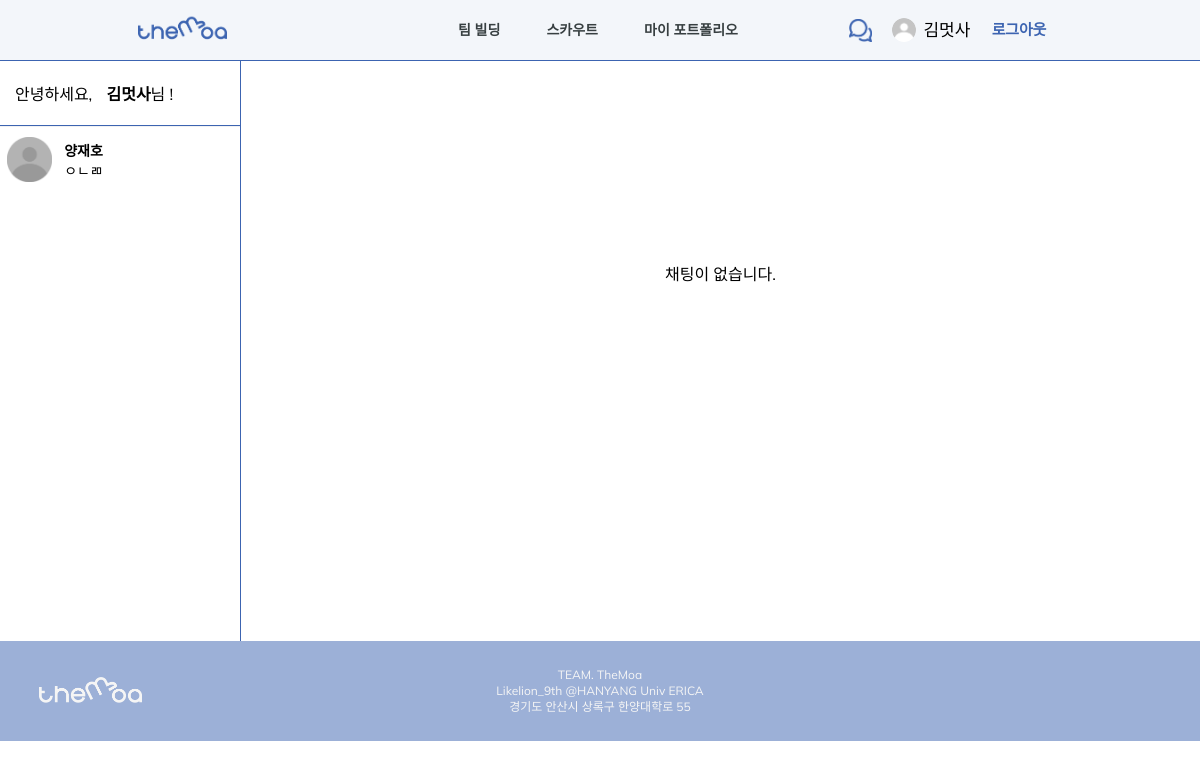
The page /chat/index/ (signed in) on the database its author committed.
### users/models.py (models this page shows)
class User(AbstractUser):
    image = models.ImageField(default="image/users/none/profile_default.png", upload_to="image/users" , blank=True, null=False)
    name = models.CharField(default='', max_length=300)
    birth_date = models.DateField(default=timezone.now)
    address_sido = models.CharField(default='', choices=LOCATE_CHOICES, max_length=200)
    address_gungu = models.CharField(default='', max_length=200)
    career = models.CharField(default='0', max_length=200, choices=CAREER_CHOICES)
    state = models.CharField(default='', blank=True, null=False, max_length=200, choices=STATE_CHOICES)
    role = MultiSelectField(default='Etc', choices=ROLE_CHOICES, max_choices=4, max_length=200)
    intro = models.TextField(default="", blank=True, null=False)

### chat/models.py (models this page shows)
class ChatList(models.Model):
    title = models.CharField(max_length=200)
    first_user_id = models.CharField(max_length=300)
    second_user_id = models.CharField(max_length=300)
    chat_room_id = models.CharField(max_length=400)
    opp_name = models.CharField(max_length=200, default='')

class ChatLog(models.Model):
    chat_room_id = models.ForeignKey(ChatList, on_delete=models.CASCADE, null=True, related_name='related_chat')
    chat_user = models.ForeignKey(User, on_delete=models.CASCADE)
    chat_text = models.TextField()

### chat/views.py (the view)
# urls.py: path('index/', index, name='index'),
def index(request):
    current_user = None
    if request.user.id:
        current_user = User.objects.get(pk=request.user.id)
    chat_list = ChatList.objects.filter(
        Q(first_user_id=request.user.id) | Q(second_user_id=request.user.id)
    ).prefetch_related(
        Prefetch(
            'related_chat',
            queryset=ChatLog.objects.order_by('-id'),
            to_attr='chat_log_list'
        )
    )
    for a in chat_list:
        for str in a.title.split(', '):
            if request.user.name != str:
                a.opp_name = str
        a.recent_chat_text = a.chat_log_list[0].chat_text
    context = {
        'current_user':current_user,
        'chat_list': chat_list,
    }
    return render(request, 'chat/index.html', context)

### templates/chat/index.html (shortened to what this page needs)
{% extends '../base.html' %}
        {% load static %}
        {% block extrahead %}
        <link rel="stylesheet" href="../../../static/css/chat/chat.css">
        {% endblock %}
    {% block content %}
    <div class="back-box">
        <div class="index-box">
            <div class="top-box index">
                <div>안녕하세요, <div id="user-name">{{user.name}}</div>님 !</div>
            </div>
            {% for chat in chat_list %}
                <div class="index-item" onclick="location.href='/chat/{{chat.chat_room_id}}'">
                    <div class="chat-profile-img">
                        <img src="../../../media/profile_default.png">
                    </div>
                    <div class="chat-preview">
                        <div style="font-weight: bold;">{{chat.opp_name}}</div>
                        <div>{{chat.recent_chat_text}}</div>
                    </div>
                </div>
            {% endfor %}
        </div>
        <div class="chat-room-box">
            <div style="text-align: center; margin-top: 200px; margin-bottom: 300px;">채팅이 없습니다.</div>
        </div>
    </div>
    {% endblock %}

### templates/base.html (shortened to what this page needs)
<!DOCTYPE html>
<html lang="en">
<head>
    {% load static %}
    <link rel="stylesheet" href="../../../static/css/base.css">
    {% block extrahead %}
    {% endblock %}
</head>
<body>
    <header>
        <nav class="nav-container">
            <ul class="nav-wrapper">
                <li class="logo">
                    <a href="{% url 'main:main' %}">
                        <div class="logo-img" style="background-image: url('../../../static/img/logo.png');"></div>
                    </a>
                </li>
                <li class="url-container">
                    <a href="{% url 'team_build:team_build' %}">팀 빌딩</a>
                    <a href="{% url 'scout:user' %}">스카우트</a>
                    <a href="{% if user.is_authenticated %} {% url 'mypf:profile' user.id %} {% else %} {% url 'users:login' %} {% endif %}">마이 포트폴리오</a>
                </li>
                <li class="{% if user.is_authenticated %} user-container {% endif %}">
                    <a href="{% if user.is_authenticated %} {% if user.is_authenticated %} {% url 'chat:index' %} {% else %} {% url 'users:login' %} {% endif %} {% else %} {% url 'users:login' %} {% endif %}">
                        {% if user.is_anonymous %}
                        <div class="chat-img anonymous"></div>
                        {% else %}
                        <div class="chat-img"></div>
                        {% endif %}
                    </a>
                    {% if user.is_authenticated %}
                    <div class="profile-img"></div>
                    <a class="user-name"href="{% url 'mypage:mypage' user.id %}">{{user.name}}</a>
                    <a class="logout" href="{% url 'users:logout' %}">로그아웃</a>
                    {% else %}
                    <a class="btn login" href="{% url 'users:login' %}">로그인</a>
                    <a class="btn signup" href="{% url 'users:signup' %}">회원가입</a>
                    {% endif %}
                </li>
            </ul>
        </nav>
    </header>
    {% block content %}
    {% endblock %}
    <footer>
        <div>
            <div class="footer-img" style="background-image: url('../../../static/img/footer_logo.png');"></div>
        </div>
        <div>
            <p>TEAM. TheMoa <br>
                Likelion_9th @HANYANG Univ ERICA <br>
                경기도 안산시 상록구 한양대학로 55</p>
        </div>
    </footer>
</body>
</html>

### static/css/base.css (style rules this page uses)
body, html { margin: 0; padding : 0; font-family: 'Mulish', sans-serif; }
a { text-decoration: none; }
.nav-container { display: flex; align-items: center; justify-content: center; background-color: #F3F6FA; width: 100%; height: 60px; }
.logo { float: left; }
.logo-img { width: 116px; height: 32px; background-repeat: no-repeat; background-size: contain; }
.nav-wrapper { display: flex; align-items: center; justify-content: space-between; width: 77vw; height: 42px; padding: 0; margin: 0; list-style-type: none; }
.url-container { display: flex; justify-content: space-between; width: 280px; margin: 0 0 0 10%; }
.url-container > a { overflow: hidden; text-overflow: ellipsis; display: -webkit-box; -webkit-line-clamp: 1; -webkit-box-orient: vertical; word-wrap: break-word; color: #373F41; font-weight: 600; font-size: 14px; line-height: 18px; }
.user-container { width: 23%; display: flex; align-items: center; }
.chat-img { width: 23px; height: 23px; margin-right: 20px; background-image: url('../img/nav_chat.png'); background-repeat: no-repeat; background-size: cover; }
.profile-img { width: 24px; height: 24px; margin-right: 7px; border-radius: 50%; background-repeat: no-repeat; background-size: cover; }
.user-container > .user-name { overflow: hidden; text-overflow: ellipsis; display: -webkit-box; -webkit-line-clamp: 1; -webkit-box-orient: vertical; word-wrap: break-word; color: #000000; font-weight: normal; font-size: 17px; line-height: 40px; }
.user-container > .logout { margin-left: 10%; font-weight: bold; font-size: 15px; line-height: 18px; letter-spacing: -0.01em; color: #3C64B1; }
footer { display: flex; align-items: center; width: 100%; height: 100px; background: #9CB0D7; }
footer > div { display: flex; align-items: center; justify-content: center; float: left; height: 100%; text-align: center; }
footer > div:first-child { width: 15%; }
footer > div:nth-child(2) { width: 70%; font-size: 12px; line-height: 16px; color: #F5F5F5; }
.footer-img { margin: auto; width: 103px; height: 29px; background-size: contain; background-repeat: no-repeat; }

### static/css/chat/chat.css (style rules this page uses)
.back-box { display: flex; flex-direction: row; border-top: 1px solid rgba(60, 100, 177, 1); }
.top-box.index { border-bottom: 1px solid rgba(60, 100, 177, 1); display: flex; align-items: center; }
.top-box.index > div { padding-left: 15px; }
#user-name { display: inline; margin-left: 10px; font-weight: bold; }
.top-box { width: 100%; height: 64px; }
.index-box { border-right: 1px solid rgba(60, 100, 177, 1); width: 300px; height: 580px; overflow-y: auto; }
.index-item { font-size: 14px; height: 55px; padding: 5px; padding-left: 3%; display: flex; flex-direction: row; align-items: center; border-top: 1px solid rgb(241, 241, 241); }
.chat-profile-img { width: 45px; height: 45px; border-radius: 100%; }
.chat-profile-img > img { width: 100%; height: 100%; }
.chat-preview { padding-left: 12px; }
.chat-room-box { width: 100%; padding-bottom: 15px; }

### rows shown on the page
User: name "김멋사"
ChatList: opp_name "양재호", recent_chat_text "ㅇㄴㄻ"
